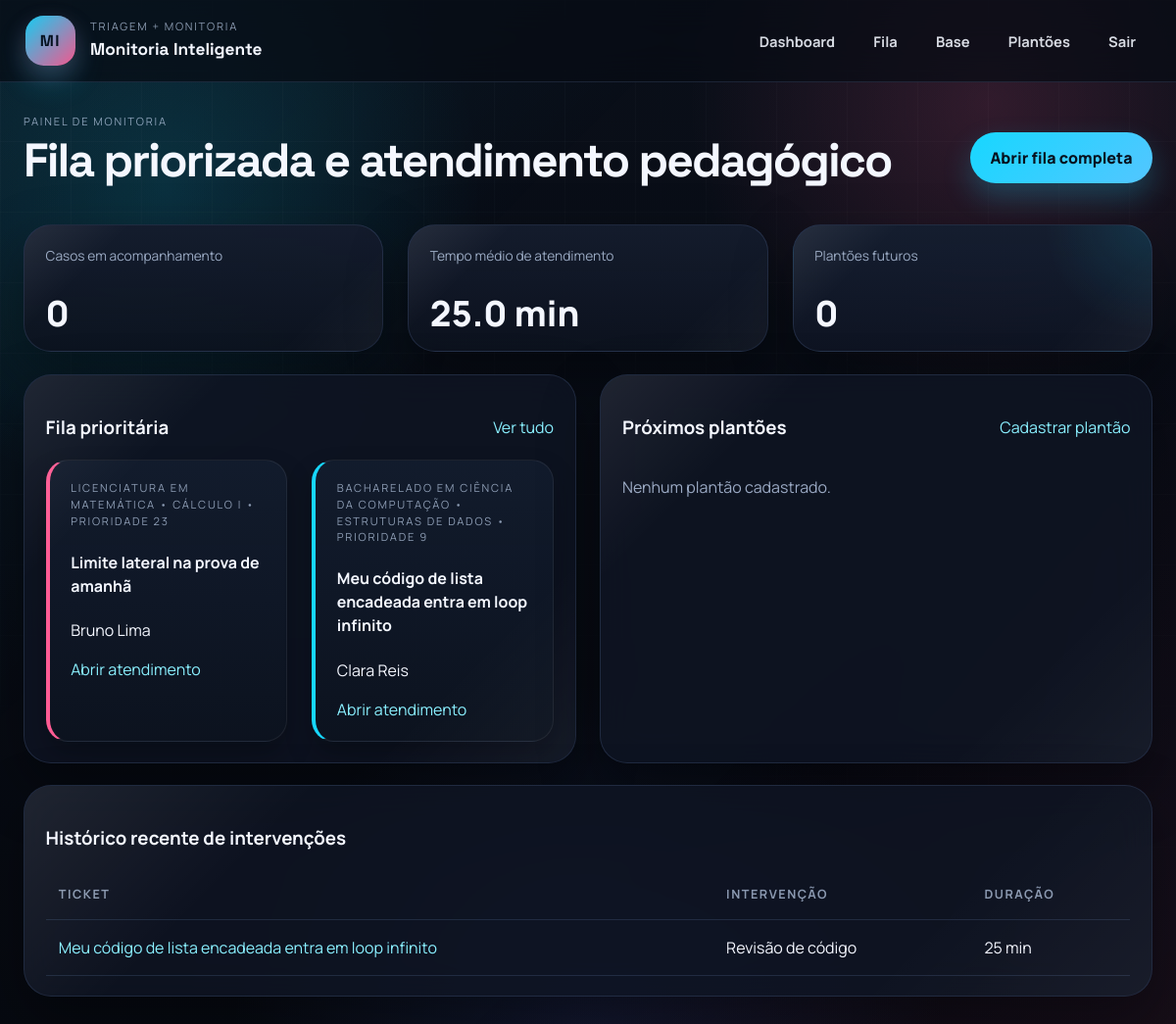
Page /monitor/dashboard (signed in) on the committed database.
### app/models/domain.py (models this page shows, shortened)
class TimestampMixin:
    created_at = db.Column(db.DateTime, default=utcnow, nullable=False)
    updated_at = db.Column(
        db.DateTime,
        default=utcnow,
        onupdate=utcnow,
        nullable=False,
    )

class QuestionTicket(TimestampMixin, db.Model):
    __tablename__ = "question_tickets"
    id = db.Column(db.Integer, primary_key=True)
    ticket_number = db.Column(db.String(30), unique=True, nullable=False, index=True)
    student_id = db.Column(db.Integer, db.ForeignKey("users.id"), nullable=False)
    discipline_id = db.Column(db.Integer, db.ForeignKey("disciplines.id"), nullable=False)
    topic_id = db.Column(db.Integer, db.ForeignKey("topics.id"), nullable=False)
    class_group_id = db.Column(db.Integer, db.ForeignKey("class_groups.id"), nullable=True)
    assigned_monitor_id = db.Column(db.Integer, db.ForeignKey("users.id"), nullable=True)
    linked_shift_id = db.Column(db.Integer, db.ForeignKey("monitor_shifts.id"), nullable=True)
    title = db.Column(db.String(180), nullable=False)
    description = db.Column(db.Text, nullable=False)
    question_type = db.Column(db.String(30), nullable=False)
    urgency = db.Column(db.String(20), nullable=False, default="media")
    deadline = db.Column(db.DateTime)
    prior_attempt = db.Column(db.Text)
    status = db.Column(db.String(40), nullable=False, default="aberta", index=True)
    priority_score = db.Column(db.Integer, default=0, nullable=False, index=True)
    risk_score = db.Column(db.Integer, default=0, nullable=False)
    ai_confidence = db.Column(db.Float, default=0.0, nullable=False)
    ai_helpful = db.Column(db.Boolean)
    first_response_at = db.Column(db.DateTime)
    resolved_at = db.Column(db.DateTime)
    last_status_changed_at = db.Column(db.DateTime, default=utcnow)
    student = db.relationship(
        "User",
        back_populates="submitted_tickets",
        foreign_keys=[student_id],
    )
    assigned_monitor = db.relationship(
        "User",
        back_populates="assigned_tickets",
        foreign_keys=[assigned_monitor_id],
    )
    discipline = db.relationship("Discipline", back_populates="tickets")
    topic = db.relationship("Topic", back_populates="tickets")
    class_group = db.relationship("ClassGroup", back_populates="tickets")
    attachments = db.relationship(
        "QuestionAttachment",
        back_populates="ticket",
        cascade="all, delete-orphan",
    )
    ai_suggestion = db.relationship(
        "AIResponseSuggestion",
        back_populates="ticket",
        uselist=False,
        cascade="all, delete-orphan",
    )
    human_responses = db.relationship(
        "HumanResponse",
        back_populates="ticket",
        cascade="all, delete-orphan",
        order_by="HumanResponse.created_at",
    )
    feedback_entries = db.relationship(
        "ResponseFeedback",
        back_populates="ticket",
        cascade="all, delete-orphan",
    )
    linked_shift = db.relationship("MonitorShift", back_populates="linked_tickets")
    alerts = db.relationship("RiskAlert", back_populates="ticket")
    @property
    def course(self):
        if self.class_group and self.class_group.course:
            return self.class_group.course
        if self.discipline and self.discipline.course:
            return self.discipline.course
        return None

class Course(TimestampMixin, db.Model):
    __tablename__ = "courses"
    id = db.Column(db.Integer, primary_key=True)
    code = db.Column(db.String(20), unique=True, nullable=False)
    name = db.Column(db.String(120), nullable=False)
    description = db.Column(db.Text)
    class_groups = db.relationship("ClassGroup", back_populates="course")
    disciplines = db.relationship("Discipline", back_populates="course")

class Discipline(TimestampMixin, db.Model):
    __tablename__ = "disciplines"
    id = db.Column(db.Integer, primary_key=True)
    course_id = db.Column(db.Integer, db.ForeignKey("courses.id"), nullable=False)
    code = db.Column(db.String(20), nullable=False)
    name = db.Column(db.String(120), nullable=False)
    description = db.Column(db.Text)
    course = db.relationship("Course", back_populates="disciplines")
    topics = db.relationship("Topic", back_populates="discipline")
    memberships = db.relationship("DisciplineMembership", back_populates="discipline")
    tickets = db.relationship("QuestionTicket", back_populates="discipline")
    knowledge_items = db.relationship("KnowledgeBaseItem", back_populates="discipline")
    monitor_shifts = db.relationship("MonitorShift", back_populates="discipline")
    alerts = db.relationship("RiskAlert", back_populates="discipline")

class User(UserMixin, TimestampMixin, db.Model):
    __tablename__ = "users"
    id = db.Column(db.Integer, primary_key=True)
    full_name = db.Column(db.String(120), nullable=False)
    username = db.Column(db.String(64), unique=True, nullable=False, index=True)
    email = db.Column(db.String(120), unique=True, nullable=False, index=True)
    role = db.Column(db.String(20), nullable=False, default="student", index=True)
    password_hash = db.Column(db.String(255), nullable=False)
    is_active_user = db.Column(db.Boolean, default=True, nullable=False)
    phone = db.Column(db.String(30))
    bio = db.Column(db.Text)
    last_login_at = db.Column(db.DateTime)
    memberships = db.relationship(
        "DisciplineMembership",
        back_populates="user",
        cascade="all, delete-orphan",
    )
    submitted_tickets = db.relationship(
        "QuestionTicket",
        back_populates="student",
        foreign_keys="QuestionTicket.student_id",
    )
    assigned_tickets = db.relationship(
        "QuestionTicket",
        back_populates="assigned_monitor",
        foreign_keys="QuestionTicket.assigned_monitor_id",
    )
    human_responses = db.relationship("HumanResponse", back_populates="responder")
    feedback_entries = db.relationship("ResponseFeedback", back_populates="student")
    validated_items = db.relationship(
        "KnowledgeBaseItem",
        back_populates="validated_by",
        foreign_keys="KnowledgeBaseItem.validated_by_id",
    )
    suggested_items = db.relationship(
        "KnowledgeBaseItem",
        back_populates="suggested_by",
        foreign_keys="KnowledgeBaseItem.suggested_by_id",
    )
    monitor_shifts = db.relationship("MonitorShift", back_populates="monitor")
    monitor_topics = db.relationship(
        "MonitorTopic",
        back_populates="monitor",
        cascade="all, delete-orphan",
    )
    alerts = db.relationship(
        "RiskAlert",
        back_populates="student",
        foreign_keys="RiskAlert.student_id",
    )
    generated_reports = db.relationship("ReportSnapshot", back_populates="generated_by")
    audit_logs = db.relationship("AuditLog", back_populates="actor")
    @property
    def is_active(self):
        return self.is_active_user
    @property
    def dashboard_endpoint(self):
        endpoints = {
            "student": "student.dashboard",
            "monitor": "monitor.dashboard",
            "teacher": "teacher.dashboard",
            "admin": "admin.dashboard",
        }
        return endpoints.get(self.role, "main.index")

class HumanResponse(TimestampMixin, db.Model):
    __tablename__ = "human_responses"
    id = db.Column(db.Integer, primary_key=True)
    ticket_id = db.Column(db.Integer, db.ForeignKey("question_tickets.id"), nullable=False)
    responder_id = db.Column(db.Integer, db.ForeignKey("users.id"), nullable=False)
    body = db.Column(db.Text, nullable=False)
    intervention_type = db.Column(db.String(40), nullable=False)
    recommended_materials = db.Column(db.Text)
    pedagogical_notes = db.Column(db.Text)
    duration_minutes = db.Column(db.Integer, default=0, nullable=False)
    status_after = db.Column(db.String(40), nullable=False)
    ticket = db.relationship("QuestionTicket", back_populates="human_responses")
    responder = db.relationship("User", back_populates="human_responses")

### app/monitor/routes.py (the view)
@monitor_bp.route("/dashboard")
@login_required
@roles_required("monitor")
def dashboard():
    data = monitor_dashboard_data(current_user)
    return render_template("monitor/dashboard.html", data=data)

### app/__init__.py (called while the page is built)
def register_context_processors(app):
    @app.context_processor
    def inject_globals():
        return {
            "user_roles": USER_ROLES,
            "question_types": QUESTION_TYPES,
            "urgency_levels": URGENCY_LEVELS,
            "ticket_statuses": TICKET_STATUSES,
            "intervention_types": INTERVENTION_TYPES,
            "label_from": label_from,
        }

### app/models/domain.py (called while the page is built)
@login_manager.user_loader
def load_user(user_id):
    return db.session.get(User, int(user_id))

### app/services/assignment_service.py (called while the page is built)
def monitor_topic_ids(user):
    return {capability.topic_id for capability in user.monitor_topics}

### app/utils/constants.py (called while the page is built)
def label_from(choices, value, default=None):
    mapping = dict(choices)
    return mapping.get(value, default or value)

### app/utils/time.py (called while the page is built)
def utcnow():
    return datetime.now(UTC).replace(tzinfo=None)

### app/templates/monitor/dashboard.html (shortened to what this page needs)
{% extends 'base.html' %}
{% block content %}
<section class="page-header">
  <div>
    <p class="eyebrow">Painel de monitoria</p>
    <h2>Fila priorizada e atendimento pedagógico</h2>
  </div>
  <a class="button button-primary" href="{{ url_for('tickets.queue') }}">Abrir fila completa</a>
</section>
<section class="metric-grid">
  <article class="metric-card">
    <span class="metric-label">Casos em acompanhamento</span>
    <strong class="metric-value">{{ data.in_service }}</strong>
  </article>
  <article class="metric-card">
    <span class="metric-label">Tempo médio de atendimento</span>
    <strong class="metric-value">{{ data.avg_duration }} min</strong>
  </article>
  <article class="metric-card accent">
    <span class="metric-label">Plantões futuros</span>
    <strong class="metric-value">{{ data.upcoming_shifts|length }}</strong>
  </article>
</section>
<section class="dashboard-grid">
  <article class="section-card">
    <div class="section-heading">
      <h3>Fila prioritária</h3>
      <a href="{{ url_for('tickets.queue') }}">Ver tudo</a>
    </div>
    <div class="list-grid">
      {% for ticket in data.queue %}
        <article class="mini-card priority-{{ 'high' if ticket.priority_score >= 12 else 'medium' }}">
          <p class="mini-meta">{{ ticket.course.name if ticket.course else '-' }} • {{ ticket.discipline.name }} • prioridade {{ ticket.priority_score }}</p>
          <h4>{{ ticket.title }}</h4>
          <p>{{ ticket.student.full_name }}</p>
          <a href="{{ url_for('tickets.ticket_detail', ticket_id=ticket.id) }}">Abrir atendimento</a>
        </article>
      {% else %}
        <p class="muted">Nenhuma dúvida aguardando atendimento nas suas disciplinas.</p>
      {% endfor %}
    </div>
  </article>
  <article class="section-card">
    <div class="section-heading">
      <h3>Próximos plantões</h3>
      <a href="{{ url_for('shifts.create') }}">Cadastrar plantão</a>
    </div>
    <div class="list-grid">
      {% for shift in data.upcoming_shifts %}
        <article class="mini-card">
          <h4>{{ shift.title }}</h4>
          <p>{{ shift.start_at.strftime('%d/%m/%Y %H:%M') }}</p>
          <p>{{ shift.location or 'Sem local informado' }}</p>
        </article>
      {% else %}
        <p class="muted">Nenhum plantão cadastrado.</p>
      {% endfor %}
    </div>
  </article>
</section>
<section class="section-card">
  <div class="section-heading">
    <h3>Histórico recente de intervenções</h3>
  </div>
  <div class="table-wrap">
    <table>
      <thead>
        <tr>
          <th>Ticket</th>
          <th>Intervenção</th>
          <th>Duração</th>
        </tr>
      </thead>
      <tbody>
        {% for response in data.history %}
          <tr>
            <td><a href="{{ url_for('tickets.ticket_detail', ticket_id=response.ticket.id) }}">{{ response.ticket.title }}</a></td>
            <td>{{ label_from(intervention_types, response.intervention_type) }}</td>
            <td>{{ response.duration_minutes }} min</td>
          </tr>
        {% else %}
          <tr><td colspan="3">Sem atendimentos registrados.</td></tr>
        {% endfor %}
      </tbody>
    </table>
  </div>
</section>
{% endblock %}

### app/templates/base.html (shortened to what this page needs)
<!doctype html>
<html lang="pt-BR">
<head>
  <link rel="stylesheet" href="{{ url_for('static', filename='css/styles.css') }}">
</head>
<body class="role-{{ current_user.role if current_user.is_authenticated else 'guest' }}">
  <header class="site-header">
    <div class="brand-block">
      <a href="{{ url_for('main.index') }}" class="brand-mark">MI</a>
      <div>
        <p class="brand-kicker">Triagem + Monitoria</p>
        <h1 class="brand-title">Monitoria Inteligente</h1>
      </div>
    </div>
    <nav class="main-nav">
      {% if current_user.is_authenticated %}
        <a href="{{ url_for(current_user.dashboard_endpoint) }}">Dashboard</a>
        {% if current_user.role == 'student' %}
          <a href="{{ url_for('tickets.new_ticket') }}">Nova dúvida</a>
          <a href="{{ url_for('knowledge.index') }}">Base</a>
          <a href="{{ url_for('shifts.index') }}">Plantões</a>
        {% elif current_user.role == 'monitor' %}
          <a href="{{ url_for('tickets.queue') }}">Fila</a>
          <a href="{{ url_for('knowledge.index') }}">Base</a>
          <a href="{{ url_for('shifts.index') }}">Plantões</a>
        {% elif current_user.role == 'teacher' %}
          <a href="{{ url_for('tickets.queue') }}">Fila</a>
          <a href="{{ url_for('knowledge.index') }}">Base</a>
          <a href="{{ url_for('reports.index') }}">Relatórios</a>
        {% elif current_user.role == 'admin' %}
          <a href="{{ url_for('admin.management') }}">Gestão</a>
          <a href="{{ url_for('tickets.queue') }}">Fila</a>
          <a href="{{ url_for('knowledge.index') }}">Base</a>
          <a href="{{ url_for('reports.index') }}">Relatórios</a>
        {% endif %}
        <a href="{{ url_for('auth.logout') }}">Sair</a>
      {% else %}
        <a href="{{ url_for('auth.login') }}">Entrar</a>
        <a href="{{ url_for('auth.register') }}">Criar conta</a>
      {% endif %}
    </nav>
  </header>
  <main class="page-shell">
    {% block content %}{% endblock %}
  </main>
</body>
</html>

### rows in the picture
QuestionTicket: course "LICENCIATURA EM MATEMÁTICA", discipline.name "CÁLCULO I", priority_score "23", title "Limite lateral na prova de amanhã", student.full_name "Bruno Lima"
QuestionTicket: course "BACHARELADO EM CIÊNCIA DA COMPUTAÇÃO", discipline.name "ESTRUTURAS DE DADOS", priority_score "9", title "Meu código de lista encadeada entra em loop infinito", student.full_name "Clara Reis"
HumanResponse: ticket "Meu código de lista encadeada entra em loop infinito", intervention_type "Revisão de código", duration_minutes "25"

### other values in the picture
{{ data.in_service }} "0"
{{ data.avg_duration }} "25.0"
{{ data.upcoming_shifts|length }} "0"
